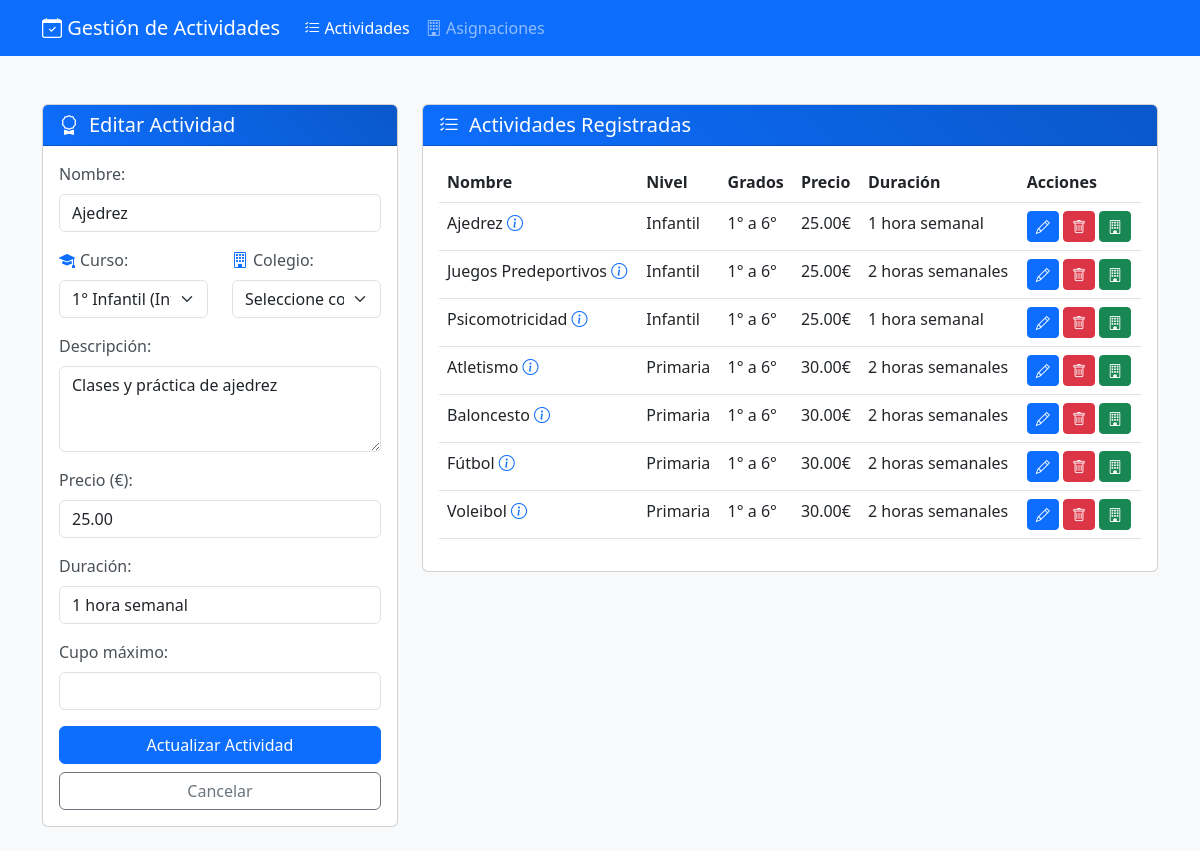
The page /actividades.php?editar=4 on the database its author committed.
### tables this page shows
CREATE TABLE actividades (
    id INT AUTO_INCREMENT PRIMARY KEY,
    nombre VARCHAR(100) NOT NULL,
    descripcion TEXT,
    precio DECIMAL(6,2) NOT NULL,
    duracion VARCHAR(50),
    fecha_registro TIMESTAMP DEFAULT CURRENT_TIMESTAMP
);

CREATE TABLE cursos (
    id INT AUTO_INCREMENT PRIMARY KEY,
    nombre VARCHAR(50) NOT NULL UNIQUE,
    nivel ENUM('Primaria', 'Secundaria') NOT NULL,
    grado TINYINT NOT NULL,
    fecha_registro TIMESTAMP DEFAULT CURRENT_TIMESTAMP,
    UNIQUE KEY uk_nivel_grado (nivel, grado)
);

### actividades.php (the view, shortened to what this page needs)
<?php
include('conexion.php');
$actividad = null;
if (isset($_GET['editar'])) {
    $stmt = $conexion->prepare("SELECT * FROM actividades WHERE id = ?");
    $stmt->execute([$_GET['editar']]);
    $actividad = $stmt->fetch();
}
$actividades = $conexion->query("
    SELECT * FROM actividades
    ORDER BY nivel_requerido, nombre")->fetchAll();
$cursos = $conexion->query("SELECT id, nombre, nivel, grado FROM cursos ORDER BY nivel, grado")->fetchAll();
?>
<!DOCTYPE html>
<html lang="es">
<head>
    <link href="https://cdn.jsdelivr.net/npm/bootstrap@5.3.0/dist/css/bootstrap.min.css" rel="stylesheet">
    <link rel="stylesheet" href="https://cdn.jsdelivr.net/npm/bootstrap-icons@1.10.5/font/bootstrap-icons.css">
    <link href="assets/css/style.css" rel="stylesheet">
</head>
<body>
    <nav class="navbar navbar-expand-lg navbar-dark bg-primary mb-4">
        <div class="container">
            <a class="navbar-brand" href="#">
                <i class="bi bi-calendar-check"></i>
                Gestión de Actividades
            </a>
            <div class="collapse navbar-collapse" id="navbarNav">
                <ul class="navbar-nav">
                    <li class="nav-item">
                        <a class="nav-link active" href="actividades.php">
                            <i class="bi bi-list-check"></i> Actividades
                        </a>
                    </li>
                    <li class="nav-item">
                        <a class="nav-link" href="asignaciones.php">
                            <i class="bi bi-building"></i> Asignaciones
                        </a>
                    </li>
                </ul>
            </div>
        </div>
    </nav>
    <div class="container py-4">
        <div class="row">
            <div class="col-md-4">
                <div class="card">
                    <div class="card-header">
                        <h5>
                            <i class="bi bi-award"></i>
                            <?= $actividad ? 'Editar' : 'Nueva' ?> Actividad
                        </h5>
                    </div>
                    <div class="card-body">
                        <form method="POST" class="needs-validation" novalidate>
                            <div class="mb-3">
                                <label class="form-label">Nombre:</label>
                                <input type="text" name="nombre" class="form-control" required
                                    value="<?= $actividad ? $actividad['nombre'] : '' ?>">
                            </div>
                            <div class="row mb-3">
                                <div class="col-md-6">
                                    <label class="form-label">
                                        <i class="bi bi-mortarboard-fill"></i>
                                        Curso:
                                    </label>
                                    <select name="curso" class="form-select" required onchange="actualizarNivelGrado(this)">
                                        <?php foreach ($cursos as $curso): ?>
                                            <option value="<?= $curso['id'] ?>"
                                                    data-nivel="<?= $curso['nivel'] ?>"
                                                    data-grado="<?= $curso['grado'] ?>"
                                                    <?= ($actividad && $actividad['nivel_requerido'] == $curso['nivel'] &&
                                                        $actividad['grado_minimo'] == $curso['grado']) ? 'selected' : '' ?>>
                                                <?= $curso['nombre'] ?> (<?= $curso['nivel'] ?>)
                                            </option>
                                        <?php endforeach; ?>
                                    </select>
                                </div>
                                <div class="col-md-6">
                                    <label class="form-label">
                                        <i class="bi bi-building"></i>
                                        Colegio:
                                    </label>
                                    <select name="colegio" class="form-select" required>
                                        <option value="">Seleccione colegio</option>
                                    </select>
                                </div>
                            </div>
                            <div class="mb-3">
                                <label class="form-label">Descripción:</label>
                                <textarea name="descripcion" class="form-control" rows="3"><?= $actividad ? $actividad['descripcion'] : '' ?></textarea>
                            </div>
                            <div class="mb-3">
                                <label class="form-label">Precio (€):</label>
                                <input type="number" name="precio" class="form-control" step="0.01" min="0" required
                                    value="<?= $actividad ? $actividad['precio'] : '' ?>">
                            </div>
                            <div class="mb-3">
                                <label class="form-label">Duración:</label>
                                <input type="text" name="duracion" class="form-control" required
                                    value="<?= $actividad ? $actividad['duracion'] : '' ?>">
                            </div>
                            <div class="mb-3">
                                <label class="form-label">Cupo máximo:</label>
                                <input type="number" name="cupo_maximo" class="form-control"
                                       min="1" required value="<?= $actividad ? $actividad['cupo_maximo'] : '20' ?>">
                            </div>
                            <div class="d-grid gap-2">
                                <button type="submit" class="btn btn-primary">
                                    <?= $actividad ? 'Actualizar' : 'Crear' ?> Actividad
                                </button>
                                <?php if ($actividad): ?>
                                    <a href="actividades.php" class="btn btn-outline-secondary">Cancelar</a>
                                <?php endif; ?>
                            </div>
                        </form>
                    </div>
                </div>
            </div>
            <div class="col-md-8">
                <div class="card">
                    <div class="card-header">
                        <h5>
                            <i class="bi bi-list-check"></i>
                            Actividades Registradas
                        </h5>
                    </div>
                    <div class="card-body">
                        <div class="table-responsive">
                            <table class="table table-hover">
                                <thead>
                                    <tr>
                                        <th>Nombre</th>
                                        <th>Nivel</th>
                                        <th>Grados</th>
                                        <th>Precio</th>
                                        <th>Duración</th>
                                        <th>Acciones</th>
                                    </tr>
                                </thead>
                                <tbody>
                                    <?php foreach ($actividades as $act): ?>
                                        <tr>
                                            <td>
                                                <?= htmlspecialchars($act['nombre']) ?>
                                                <?php if ($act['descripcion']): ?>
                                                    <i class="bi bi-info-circle text-primary"
                                                       data-bs-toggle="tooltip"
                                                       title="<?= htmlspecialchars($act['descripcion']) ?>">
                                                    </i>
                                                <?php endif; ?>
                                            </td>
                                            <td><?= $act['nivel_requerido'] ?></td>
                                            <td><?= $act['grado_minimo'] ?>° a <?= $act['grado_maximo'] ?>°</td>
                                            <td><?= number_format($act['precio'], 2) ?>€</td>
                                            <td><?= $act['duracion'] ?></td>
                                            <td>
                                                <a href="?editar=<?= $act['id'] ?>"
                                                   class="btn btn-sm btn-primary"
                                                   data-bs-toggle="tooltip"
                                                   title="Editar">
                                                    <i class="bi bi-pencil"></i>
                                                </a>
                                                <a href="#"
                                                   onclick="confirmarEliminacion(<?= $act['id'] ?>)"
                                                   class="btn btn-sm btn-danger"
                                                   data-bs-toggle="tooltip"
                                                   title="Eliminar">
                                                    <i class="bi bi-trash"></i>
                                                </a>
                                                <a href="#"
                                                   onclick="asignarAColegio(<?= $act['id'] ?>, <?= $act['precio'] ?>)"
                                                   class="btn btn-sm btn-success"
                                                   data-bs-toggle="tooltip"
                                                   title="Asignar a Colegio">
                                                    <i class="bi bi-building"></i>
                                                </a>
                                            </td>
                                        </tr>
                                    <?php endforeach; ?>
                                </tbody>
                            </table>
                        </div>
                    </div>
                </div>
            </div>
        </div>
    </div>
</body>
</html>

### assets/css/style.css (style rules this page uses)
body { background-color: #f8f9fa; }
.card-header { background: linear-gradient(45deg, #0d6efd, #0a58ca); color: white; }
.card-header h5 { display: flex; align-items: center; gap: 10px; margin: 0; }
.form-label { display: flex; align-items: center; gap: 5px; color: #495057; margin-bottom: 0.5rem; }
.form-label i { color: #0d6efd; }

### rows shown on the page
actividades: nombre "Ajedrez", curso "1° Infantil (Infantil)", descripcion "Clases y práctica de ajedrez", precio "25.00", duracion "1 hora semanal", nivel_requerido "Infantil", grado_minimo "1", grado_maximo "6"
actividades: nombre "Juegos Predeportivos", nivel_requerido "Infantil", grado_minimo "1", grado_maximo "6", precio "25.00", duracion "2 horas semanales"
actividades: nombre "Psicomotricidad", nivel_requerido "Infantil", grado_minimo "1", grado_maximo "6", precio "25.00", duracion "1 hora semanal"
actividades: nombre "Atletismo", nivel_requerido "Primaria", grado_minimo "1", grado_maximo "6", precio "30.00", duracion "2 horas semanales"
actividades: nombre "Baloncesto", nivel_requerido "Primaria", grado_minimo "1", grado_maximo "6", precio "30.00", duracion "2 horas semanales"
actividades: nombre "Fútbol", nivel_requerido "Primaria", grado_minimo "1", grado_maximo "6", precio "30.00", duracion "2 horas semanales"
actividades: nombre "Voleibol", nivel_requerido "Primaria", grado_minimo "1", grado_maximo "6", precio "30.00", duracion "2 horas semanales"
